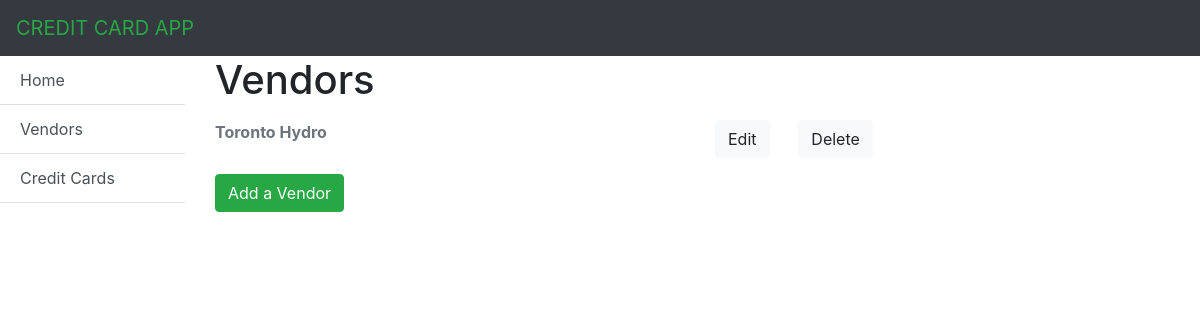
The app's page /appCardVendor/vendors, older data.
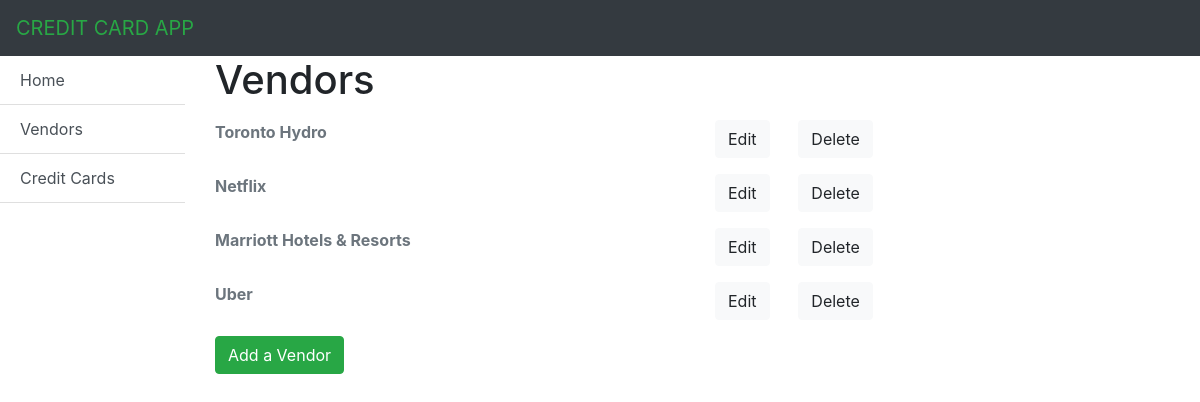
The same page, newer data.
### appCardVendor/models.py (models this page shows, shortened)
class Vendor(models.Model):
    name = models.CharField(max_length=50)
    url = models.CharField(max_length=50)
    username = models.CharField(max_length=50)
    password = models.CharField(max_length=50)
    card = models.ForeignKey('Card', on_delete=models.SET_NULL, null=True) # set null to True so if card is deleted then vendor is NOT deleted.

### appCardVendor/views.py (the view)
# urls.py: path('vendors', views.VendorListView.as_view(), name='vendor_list'),
class VendorListView(ListView):
    model=Vendor

### appCardVendor/templates/appCardVendor/vendor_list.html
{% extends "appCardVendor/base_generic.html" %}
{% block content %}
<div class="mb-3">
    <h1>Vendors</h1>
</div>
{% if vendor_list %}
    {% for vendor in vendor_list %}
        <dl class="row">
            <dt class="col-sm-6">
                <a class="text-muted" href="{% url 'vendor_update_form' vendor.id %}">{{ vendor.name }}</a>
            </dt>
            <dt class="col-sm-1">
                <a class="btn btn-light" href="{% url 'vendor_update_form' vendor.id %}">Edit</a>
            </dt>
            <dt class="col-sm-1">
                <a class="btn btn-light" href="{% url 'vendor_confirm_delete' vendor.id %}">Delete</a>
            </dt>
        </dl>
    {% endfor %}
{% else %}
    <p>There are no vendors registered your account.</p>
{% endif %}
<a class="btn btn-success" href="{% url 'vendor_create_form' %}" role="button">Add a Vendor</a>
{% endblock %}

### appCardVendor/templates/appCardVendor/base_generic.html (shortened to what this page needs)
<!DOCTYPE html>
<html lang="en">
<head>
  <link rel="stylesheet" href="https://stackpath.bootstrapcdn.com/bootstrap/4.1.1/css/bootstrap.min.css">
  {% load static %}
  <link rel="stylesheet" type="text/css" href="{% static 'css/style.css' %}" />
</head>
<body>
   {% block navbar %}
    <nav class="navbar navbar-expand-md navbar-dark bg-dark">
        <a href="{% url 'index'%}" class="navbar-brand text-uppercase text-success">Credit Card App</a>
    </nav>
    {% endblock %}
    <div class="container-fluid">
        <div class="row">
          <div class="col-sm-2 list-group list-group-flush">
              {% block sidebar %}
                  <a class="list-group-item list-group-item-action" href="{% url 'index' %}">Home</a></li>
                  <a class="list-group-item list-group-item-action" href="{% url 'vendor_list' %}">Vendors</a></li>
                  <a class="list-group-item list-group-item-action" href="{% url 'card_list'%}">Credit Cards</a></li>
              {% endblock %}
          </div>
          <div class="col-sm-10 ">
            <div class="mx-auto block-content">
                {% block content %}{% endblock %}
            </div>
          </div>
        </div>
    </div>
</body>
</html>

Row changes from the older to the newer data that the page shows:
added Vendor: name "Netflix"
added Vendor: name "Marriott Hotels & Resorts"
added Vendor: name "Uber"
